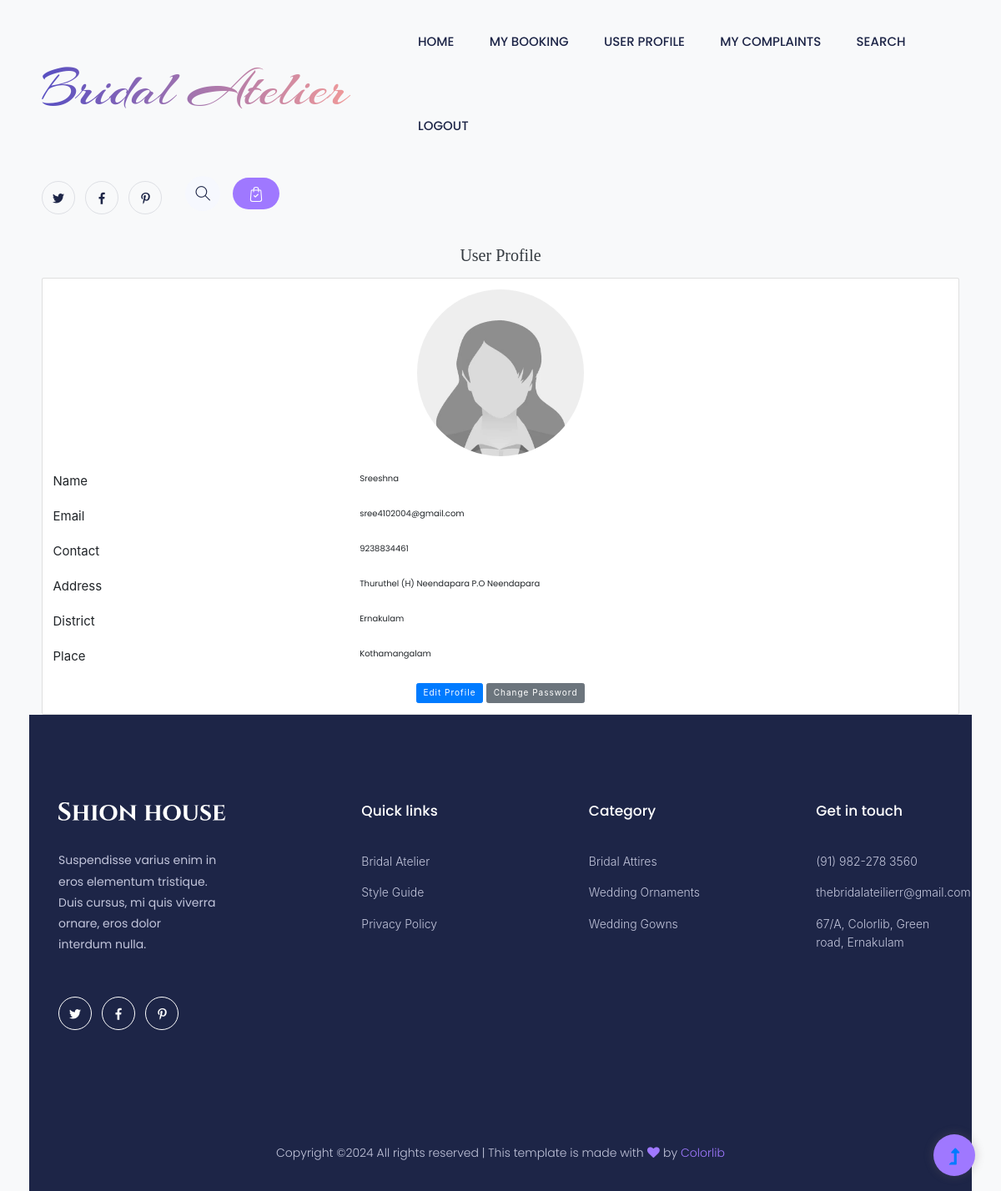
The page /Project/User/MyProfile.php (signed in) on the database its author committed.
### tables this page shows
CREATE TABLE `tbl_user` (
  `user_id` int(11) NOT NULL,
  `user_name` varchar(30) NOT NULL,
  `user_email` varchar(30) NOT NULL,
  `user_contact` varchar(10) NOT NULL,
  `user_address` varchar(50) NOT NULL,
  `place_id` int(11) NOT NULL,
  `user_photo` varchar(100) NOT NULL,
  `user_password` varchar(8) NOT NULL
);

CREATE TABLE `tbl_district` (
  `district_id` int(11) NOT NULL,
  `district_name` varchar(30) NOT NULL
);

CREATE TABLE `tbl_place` (
  `place_id` int(11) NOT NULL,
  `place_name` varchar(50) NOT NULL,
  `district_id` int(11) NOT NULL
);

### Project/User/MyProfile.php (the view, shortened to what this page needs)
<?php
include("../Assets/Connection/connection.php");
include("Head.php");
  $selQry="select * from tbl_user u inner join tbl_place p on u.place_id=p.place_id inner join tbl_district d on p.district_id=d.district_id where user_id =".$_SESSION['uid'];
  $result=$con->query($selQry);
  $row=$result->fetch_assoc()
  ?>
<!DOCTYPE html PUBLIC "-//W3C//DTD XHTML 1.0 Transitional//EN" "http://www.w3.org/TR/xhtml1/DTD/xhtml1-transitional.dtd">
<html xmlns="http://www.w3.org/1999/xhtml">
<head>
<link rel="stylesheet" href="https://stackpath.bootstrapcdn.com/bootstrap/4.5.2/css/bootstrap.min.css">
</head>
<body>
  <div class="container mt-5">
    <h2 class="text-center mb-4">User Profile</h2>
    <form id="form1" name="form1" method="post" action="">
      <div class="card">
        <div class="card-body">
          <div class="text-center mb-4">
            <img src="../Assets/Files/User/Photo/<?php echo $row['user_photo']; ?>" class="img-fluid rounded-circle" style="height: 200px; width: 200px;" alt="User Photo" />
          </div>
          <div class="form-group row">
            <label class="col-sm-4 col-form-label">Name</label>
            <div class="col-sm-8">
              <p class="form-control-plaintext"><?php echo $row['user_name']; ?></p>
            </div>
          </div>
          <div class="form-group row">
            <label class="col-sm-4 col-form-label">Email</label>
            <div class="col-sm-8">
              <p class="form-control-plaintext"><?php echo $row['user_email']; ?></p>
            </div>
          </div>
          <div class="form-group row">
            <label class="col-sm-4 col-form-label">Contact</label>
            <div class="col-sm-8">
              <p class="form-control-plaintext"><?php echo $row['user_contact']; ?></p>
            </div>
          </div>
          <div class="form-group row">
            <label class="col-sm-4 col-form-label">Address</label>
            <div class="col-sm-8">
              <p class="form-control-plaintext"><?php echo $row['user_address']; ?></p>
            </div>
          </div>
          <div class="form-group row">
            <label class="col-sm-4 col-form-label">District</label>
            <div class="col-sm-8">
              <p class="form-control-plaintext"><?php echo $row['district_name']; ?></p>
            </div>
          </div>
          <div class="form-group row">
            <label class="col-sm-4 col-form-label">Place</label>
            <div class="col-sm-8">
              <p class="form-control-plaintext"><?php echo $row['place_name']; ?></p>
            </div>
          </div>
          <div class="text-center mt-4">
            <a href="EditProfile.php" class="btn btn-primary">Edit Profile</a>
            <a href="ChangePassword.php" class="btn btn-secondary">Change Password</a>
          </div>
        </div>
      </div>
    </form>
  </div>
</body>
</html>
<?php
            include("Foot.php");
?>

### Project/User/Head.php (style rules this page uses)
body { font-size:15px !important; }

### Project/User/MyProfile.php (style rules this page uses)
body { background-color: #f8f9fa; }
h2 { color: #343a40; }

### rows shown on the page
tbl_user: user_photo (picture), user_name "Sreeshna", user_email "sree4102004@gmail.com", user_contact "9238834461", user_address "Thuruthel (H) Neendapara P.O Neendapara", tbl_district.district_name "Ernakulam", place.place_name "Kothamangalam"
